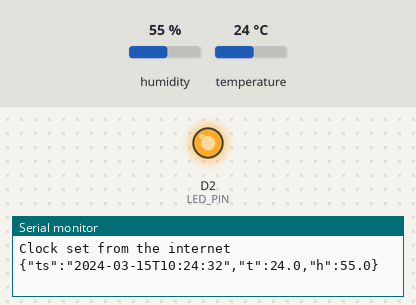
Bench run of a program on a simulated ESP8266 (Wemos D1 mini). Shown: output pins drawn as LEDs (lit = HIGH), the last lines printed to the serial monitor. The test bench sets the inputs (shaded band); at power-on: humidity 55 %, temperature 24 °C. WiFi joins after 1.5 s; servers stay silent unless stated; uploads are accepted with an empty reply; the local clock reads 2024-03-15 10:24:30 at power-on unless the program sets it.

Above: at 2.9 s.
At 32.9 s:
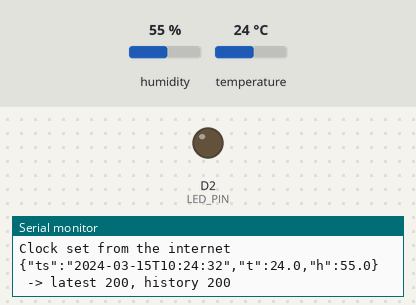
Timing chart, 0 to 80.5 s (numbered marks = the images above):
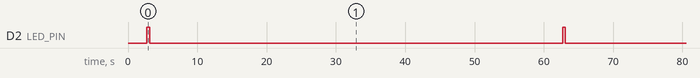

Measured:
- by itself, D2 (LED_PIN): alternates HIGH for 0.40 s and LOW for 59.6 s

The program:

main.cpp
```cpp
// TH Monitor - Firebase version
// Joins your WiFi and writes readings to a Firebase Realtime Database using its REST API
// (plain HTTPS requests - no Firebase library needed on the board).
//
// Database layout (xxxx = last 4 hex digits of the MAC):
//   /devices/TH-xxxx/latest              {"ts":"2026-10-01T10:30:00","t":28.4,"h":61.2}   overwritten
//   /devices/TH-xxxx/history/<auto id>   {"ts":...,"t":...,"h":...}                        one per reading
//   /devices/TH-xxxx/config/intervalS    60      <- the app can change this; the board reads it
//
// First start: join WiFi "TH-xxxx" (password 12345678) from a phone and pick your WiFi.
// Serial monitor (115200): every reading is printed; "W" forgets the WiFi.
//
// Wiring: DHT22 data D7, DS3231 SDA D3 / SCL D4, blue LED D2 (on while sending).

#include <Arduino.h>
#include <ESP8266WiFi.h>
#include <ESP8266HTTPClient.h>
#include <WiFiClientSecure.h>
#include <WiFiManager.h>
#include <Wire.h>
#include <DHT.h>
#include <RTClib.h>
#include <time.h>
#include "firebase_config.h"  // DATABASE_URL - see firebase_config.example.h

const uint8_t DHT_PIN = D7;
const uint8_t SDA_PIN = D3;
const uint8_t SCL_PIN = D4;
const uint8_t LED_PIN = D2;

const char *SETUP_PASSWORD = "12345678";
const long TIMEZONE_OFFSET_S = 5 * 3600 + 30 * 60;  // IST = UTC+5:30

unsigned long intervalS = 60;  // default; the app can change it in /config/intervalS

DHT dht(DHT_PIN, DHT22);
RTC_DS3231 rtc;
WiFiClientSecure https;

String deviceId, devicePath;
bool rtcOk = false, clockSynced = false;
unsigned long lastRead = 0;

// ---------- clock ----------

void syncClockFromInternet() {  // called from loop(); copies NTP time into the RTC once
  time_t now = time(nullptr);
  if (clockSynced || !rtcOk || now < 1700000000) return;
  struct tm *t = localtime(&now);
  rtc.adjust(DateTime(t->tm_year + 1900, t->tm_mon + 1, t->tm_mday, t->tm_hour, t->tm_min,
                      t->tm_sec));
  clockSynced = true;
  Serial.println("Clock set from the internet");
}

void timestamp(char *out) {
  if (!rtcOk) {
    strcpy(out, "unknown");
    return;
  }
  DateTime now = rtc.now();
  snprintf(out, 20, "%04d-%02d-%02dT%02d:%02d:%02d", now.year(), now.month(), now.day(),
           now.hour(), now.minute(), now.second());
}

// ---------- Firebase REST ----------

// Sends one request to DATABASE_URL + path + ".json". Returns the HTTP status (200 = OK)
// and puts the reply in `reply`.
int firebase(const char *method, const String &path, const String &body, String &reply) {
  HTTPClient http;
  http.begin(https, String(DATABASE_URL) + path + ".json");
  http.addHeader("Content-Type", "application/json");
  int code = http.sendRequest(method, body);
  reply = http.getString();
  http.end();
  return code;
}

void readAndSend() {
  float t = dht.readTemperature();
  float h = dht.readHumidity();
  char ts[20];
  timestamp(ts);

  if (isnan(t) || isnan(h)) {
    Serial.printf("%s DHT22 read failed - nothing sent\n", ts);
    return;
  }
  String json = String("{\"ts\":\"") + ts + "\",\"t\":" + String(t, 1) + ",\"h\":" +
                String(h, 1) + "}";
  Serial.print(json);

  digitalWrite(LED_PIN, HIGH);
  String reply;
  int latest = firebase("PUT", devicePath + "/latest", json, reply);    // overwrite
  int history = firebase("POST", devicePath + "/history", json, reply);  // add with a new id
  digitalWrite(LED_PIN, LOW);

  Serial.printf("  -> latest %d, history %d\n", latest, history);
  if (latest != 200) Serial.println("   Firebase said: " + reply);  // e.g. "Permission denied"
}

// The app may change /config/intervalS; pick it up before each reading.
void readConfig() {
  String reply;
  if (firebase("GET", devicePath + "/config/intervalS", "", reply) != 200) return;
  long s = reply.toInt();  // reply is just the number, or "null" if not set yet
  if (s >= 10 && (unsigned long)s != intervalS) {
    intervalS = s;
    Serial.printf("Interval is now %lu s (from Firebase)\n", intervalS);
  } else if (reply == "null") {  // first run: store the default so the app can see it
    firebase("PUT", devicePath + "/config/intervalS", String(intervalS), reply);
  }
}

// ---------- setup & loop ----------

void setup() {
  Serial.begin(115200);
  delay(1000);  // DHT22 needs ~1 s after power-up
  Serial.println("\nTH Monitor - Firebase");

  pinMode(LED_PIN, OUTPUT);
  dht.begin();
  Wire.begin(SDA_PIN, SCL_PIN);
  rtcOk = rtc.begin();
  if (!rtcOk) Serial.println("ERROR: DS3231 RTC not found - check SDA/SCL wiring and power");

  String mac = WiFi.macAddress();
  mac.replace(":", "");
  mac.toLowerCase();
  deviceId = "TH-" + mac.substring(8);
  devicePath = "/devices/" + deviceId;

  WiFiManager wm;
  wm.setConfigPortalTimeout(180);
  Serial.printf("WiFi: connecting (if not set up, join %s / %s from a phone)\n",
                deviceId.c_str(), SETUP_PASSWORD);
  if (!wm.autoConnect(deviceId.c_str(), SETUP_PASSWORD)) {
    Serial.println("No WiFi - restarting");
    ESP.restart();
  }
  Serial.println("WiFi connected, IP " + WiFi.localIP().toString());

  configTime(TIMEZONE_OFFSET_S, 0, "pool.ntp.org", "time.google.com");
  https.setInsecure();  // skip certificate check - fine for learning, not for products
  Serial.println("Writing to " + String(DATABASE_URL) + devicePath);
}

void loop() {
  syncClockFromInternet();

  if (Serial.available()) {
    String line = Serial.readStringUntil('\n');
    line.trim();
    if (line == "W") {
      WiFiManager().resetSettings();
      ESP.restart();
    }
  }

  // Wait up to 10 s for internet time on the first reading, so its timestamp is right.
  if (lastRead == 0 && !clockSynced && millis() < 10000) return;

  if (lastRead == 0 || millis() - lastRead >= intervalS * 1000) {
    lastRead = millis();
    readConfig();
    readAndSend();
  }
}
```

firebase_config.example.h
```cpp
// Copy this file to firebase_config.h and put in your own database URL.
// Firebase console -> Build -> Realtime Database -> the URL at the top of the Data tab.
#pragma once
#define DATABASE_URL "https://your-project-default-rtdb.asia-southeast1.firebasedatabase.app"
```
